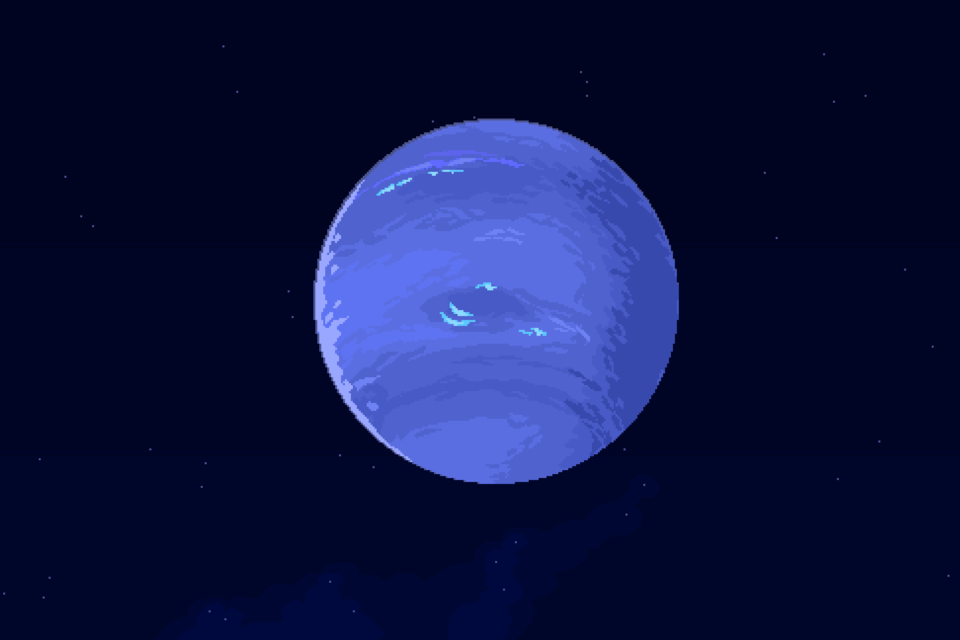

The image is a tile-based game level rendered from a .tmx file. Its description and complete source (layers, tilesets, objects, tile grids) follow:
An orthogonal 30x20 tile map with 32x32 px tiles, 1 tile layer (Camada de Blocos 1).

<map version="1.10" tiledversion="1.11.2" orientation="orthogonal" renderorder="right-down" width="30" height="20" tilewidth="32" tileheight="32" infinite="0" nextlayerid="2" nextobjectid="1">
 <tileset firstgid="1" name="Astronomo_World3" tilewidth="32" tileheight="32" tilecount="700" columns="35">
  <image source="Astronomo_World3.png" width="1138" height="640" />
 </tileset>
 <layer id="1" name="Camada de Blocos 1" width="30" height="20">
  <data encoding="csv">
3,4,5,6,7,8,9,10,11,12,13,14,15,16,17,18,19,20,21,22,23,24,25,26,27,28,29,30,31,32,
38,39,40,41,42,43,44,45,46,47,48,49,50,51,52,53,54,55,56,57,58,59,60,61,62,63,64,65,66,67,
73,74,75,76,77,78,79,80,81,82,83,84,85,86,87,88,89,90,91,92,93,94,95,96,97,98,99,100,101,102,
108,109,110,111,112,113,114,115,116,117,118,119,120,121,122,123,124,125,126,127,128,129,130,131,132,133,134,135,136,137,
143,144,145,146,147,148,149,150,151,152,153,154,155,156,157,158,159,160,161,162,163,164,165,166,167,168,169,170,171,172,
178,179,180,181,182,183,184,185,186,187,188,189,190,191,192,193,194,195,196,197,198,199,200,201,202,203,204,205,206,207,
213,214,215,216,217,218,219,220,221,222,223,224,225,226,227,228,229,230,231,232,233,234,235,236,237,238,239,240,241,242,
248,249,250,251,252,253,254,255,256,257,258,259,260,261,262,263,264,265,266,267,268,269,270,271,272,273,274,275,276,277,
283,284,285,286,287,288,289,290,291,292,293,294,295,296,297,298,299,300,301,302,303,304,305,306,307,308,309,310,311,312,
318,319,320,321,322,323,324,325,326,327,328,329,330,331,332,333,334,335,336,337,338,339,340,341,342,343,344,345,346,347,
353,354,355,356,357,358,359,360,361,362,363,364,365,366,367,368,369,370,371,372,373,374,375,376,377,378,379,380,381,382,
388,389,390,391,392,393,394,395,396,397,398,399,400,401,402,403,404,405,406,407,408,409,410,411,412,413,414,415,416,417,
423,424,425,426,427,428,429,430,431,432,433,434,435,436,437,438,439,440,441,442,443,444,445,446,447,448,449,450,451,452,
458,459,460,461,462,463,464,465,466,467,468,469,470,471,472,473,474,475,476,477,478,479,480,481,482,483,484,485,486,487,
493,494,495,496,497,498,499,500,501,502,503,504,505,506,507,508,509,510,511,512,513,514,515,516,517,518,519,520,521,522,
528,529,530,531,532,533,534,535,536,537,538,539,540,541,542,543,544,545,546,547,548,549,550,551,552,553,554,555,556,557,
563,564,565,566,567,568,569,570,571,572,573,574,575,576,577,578,579,580,581,582,583,584,585,586,587,588,589,590,591,592,
598,599,600,601,602,603,604,605,606,607,608,609,610,611,612,613,614,615,616,617,618,619,620,621,622,623,624,625,626,627,
633,634,635,636,637,638,639,640,641,642,643,644,645,646,647,648,649,650,651,652,653,654,655,656,657,658,659,660,661,662,
668,669,670,671,672,673,674,675,676,677,678,679,680,681,682,683,684,685,686,687,688,689,690,691,692,693,694,695,696,697
</data>
 </layer>
</map>